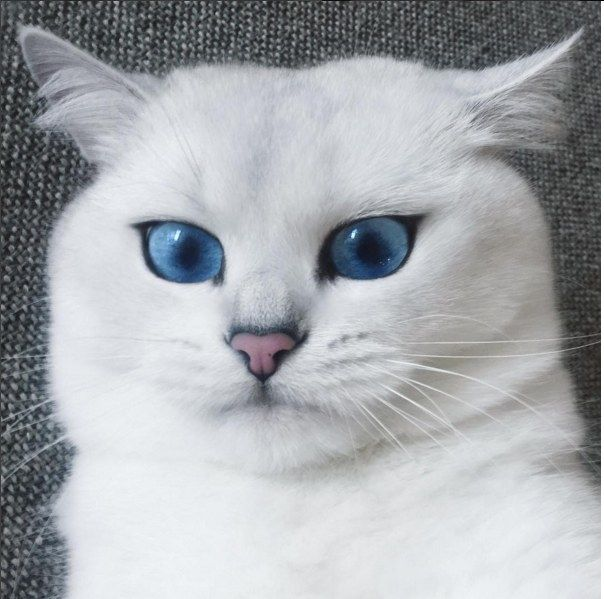
#> input picture Day09/coby.jpg, 604 x 599 px, found by its file name
$ python p60_opncv.py
#> lines starting #> are read from the running program, lines starting #| are printed output that depends on the picture; after the words box and inside, x2 and y2 are one past the last pixel; in counts of white or black regions, pixels touching at a corner belong together
# file : p60_opncv.py
# desc : OpenCV 이미지 처리 계속

import cv2

image = cv2.imread('./Day09/coby.jpg', cv2.IMREAD_UNCHANGED) # 원본
#> image is the input picture: shape (599, 604, 3); mean B, G, R 173.5, 169.4, 166.1
dst = cv2.flip(image, 2) # 0: 위아래 반전, 1: 좌우반전
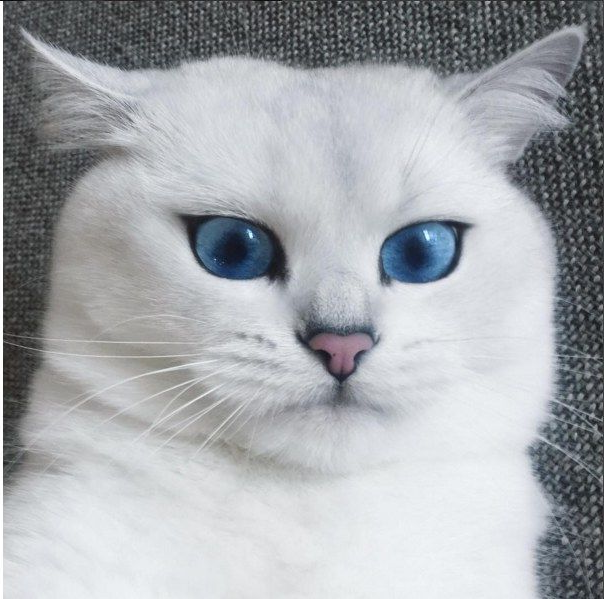
#> dst: shape (599, 604, 3); mean B, G, R 173.5, 169.4, 166.1

height, width, channel = image.shape
#> height = 599; width = 604; channel = 3
matrix = cv2.getRotationMatrix2D((width//2, height//2), 180, -1) #scale -> CCW(-x): 반시계 방향, CW(x): 시계 방향, x는 배율
thrd = cv2.warpAffine(image,matrix,(width,height))
reverse = cv2.bitwise_not(image) # 역상, 반전색
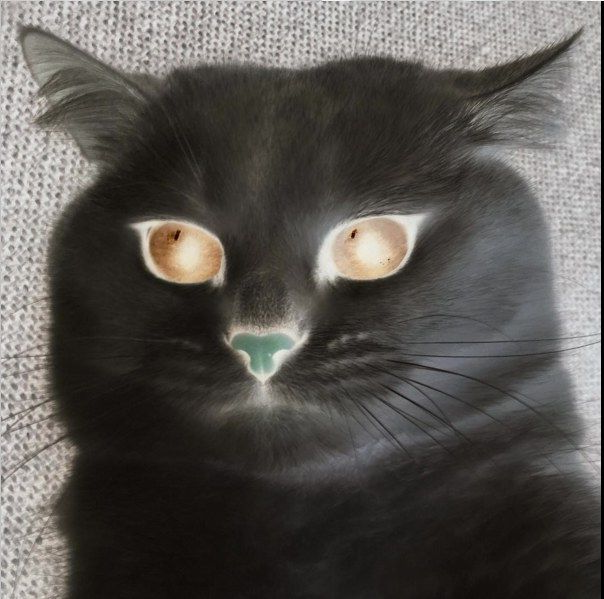
#> reverse: shape (599, 604, 3); mean B, G, R 81.5, 85.6, 88.9
gray = cv2.cvtColor(image, cv2.COLOR_BGR2GRAY)
ret, bny = cv2.threshold(gray, 100, 255, cv2.THRESH_BINARY) # 이진화
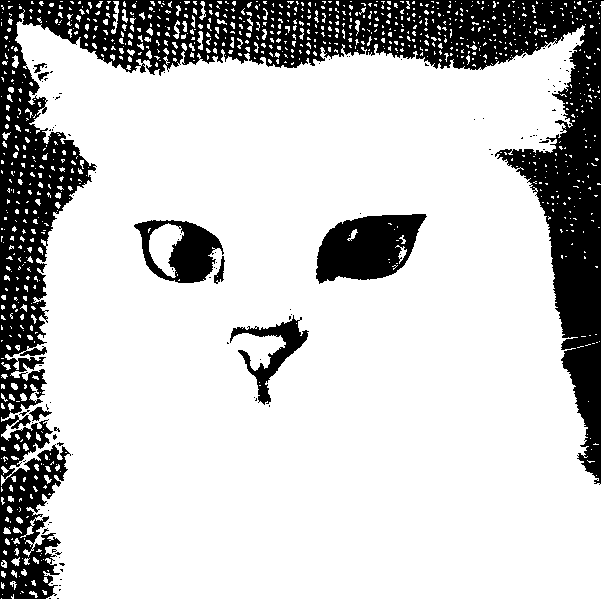
#> bny: shape (599, 604); 78.4% white; 108 black regions (99 under 20 px), largest, box (x1, y1, x2, y2) and area: (0, 0, 604, 599) 67506, (316, 214, 427, 284) 5284, (134, 220, 224, 283) 2872


cv2.imshow('Coby the Cat', image)
cv2.imshow('flip', dst)
cv2.imshow('rotation', thrd)
cv2.imshow('reverse', reverse)
cv2.imshow('gray', gray)
cv2.imshow('bin', bny)

cv2.waitKey(0)
cv2.destroyAllWindows()

$ run again, with Day09/tropical_beach.jpg copied over Day09/coby.jpg
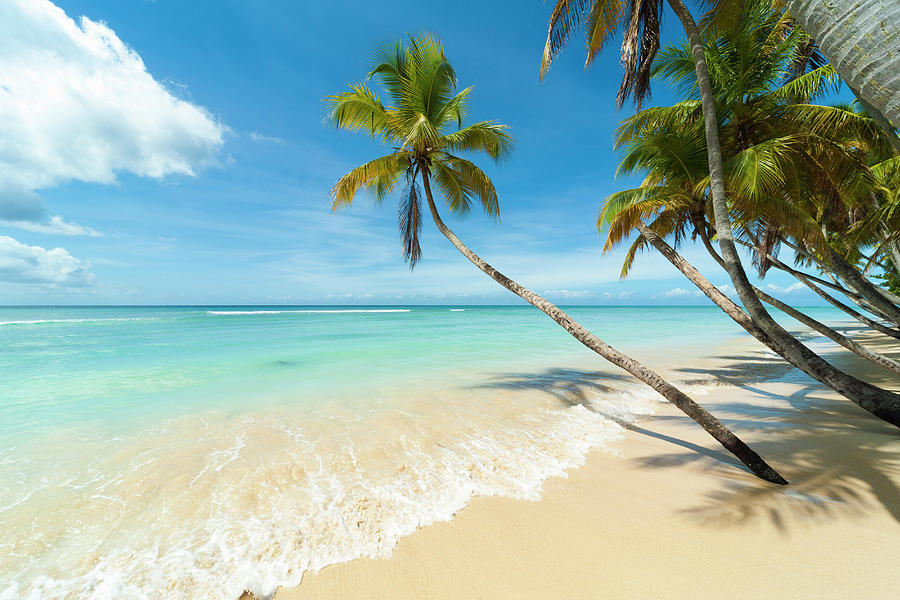
#> input picture Day09/tropical_beach.jpg, 900 x 600 px, found by its file name
#> image is the input picture: shape (600, 900, 3); mean B, G, R 172.2, 178.7, 150
#> `gray = cv2.cvtColor(image, cv2.COLOR_BGR2GRAY)`:
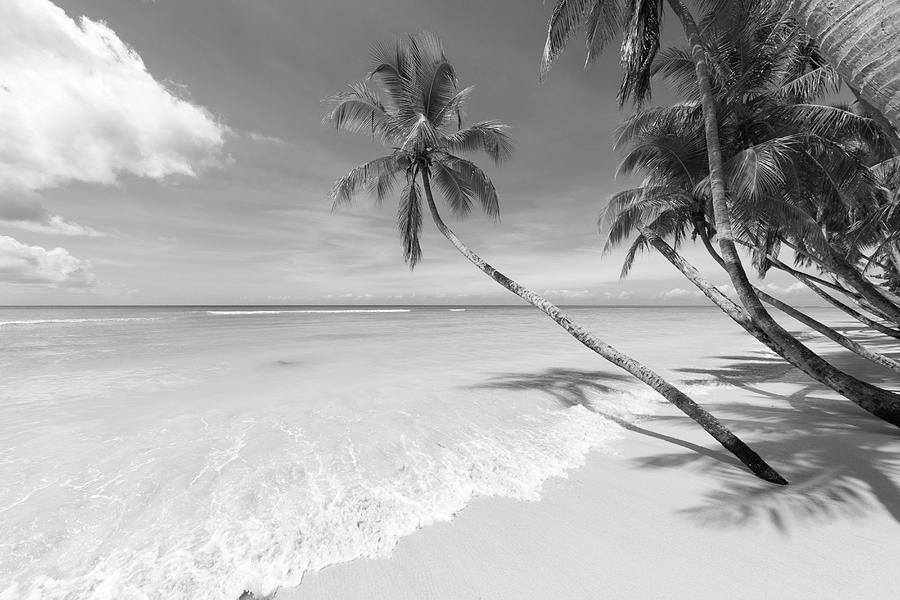
#> gray: shape (600, 900); min 0, max 255, mean 169.4
#> `ret, bny = cv2.threshold(gray, 100, 255, cv2.THRESH_BINARY)`:
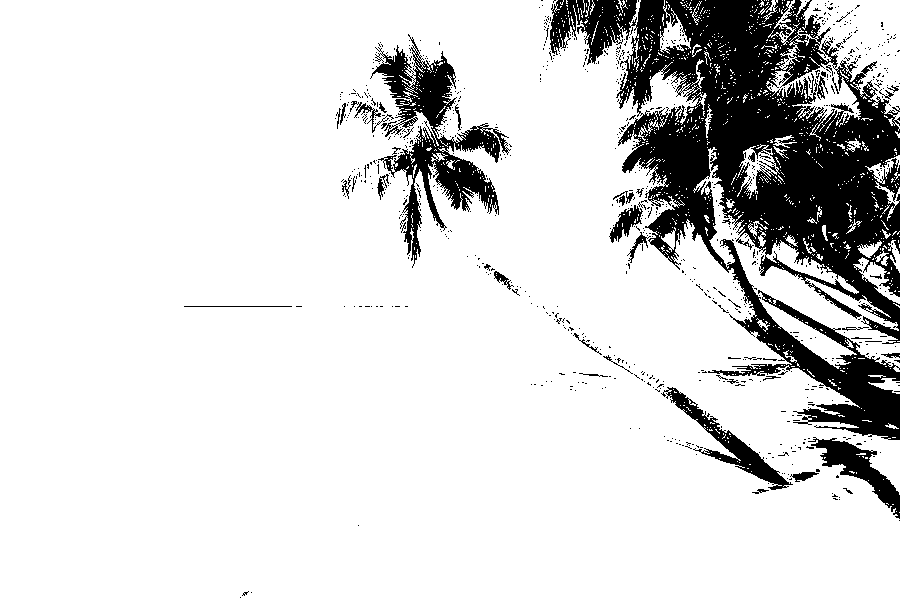
#> bny: shape (600, 900); 85.1% white; 832 black regions (791 under 20 px), largest, box (x1, y1, x2, y2) and area: (550, 0, 900, 440) 62158, (370, 34, 511, 268) 8932, (661, 387, 793, 490) 2310
